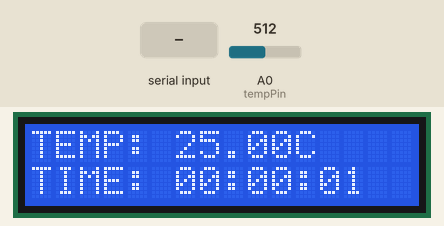
A sketch run on a simulated Arduino Uno, built with avr-gcc and run on an emulated ATmega328P. Parts: 16×2 character LCD. Inputs (shaded band) come from the test bench; at power-on: A0 (tempPin) = 512. What the sketch prints to the serial monitor is not drawn.

Above: at 6.1 s.
6.2 s: A0 (tempPin) set to 667
At 7.4 s:
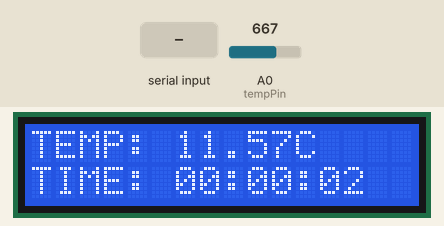
8.4 s: A0 (tempPin) set to 699
At 11.3 s:
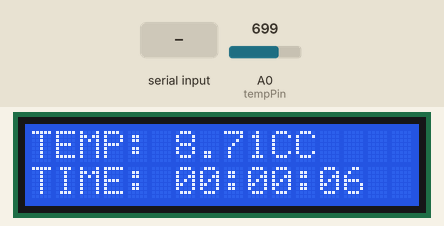
11.4 s: "90,45\n" received over Serial
At 13.4 s:
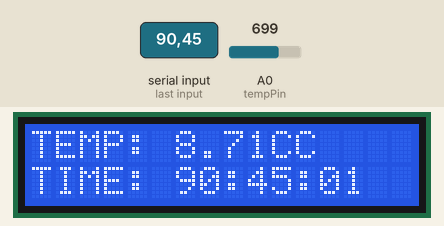
14.4 s: A0 (tempPin) set to 716
At 15.8 s:
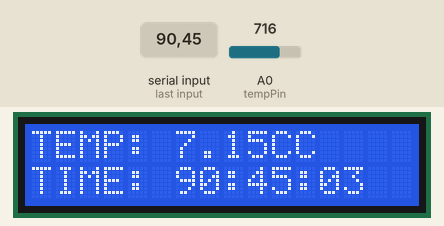
Timing chart, 0 to 17.4 s (numbered marks = the images above; inputs shaded):
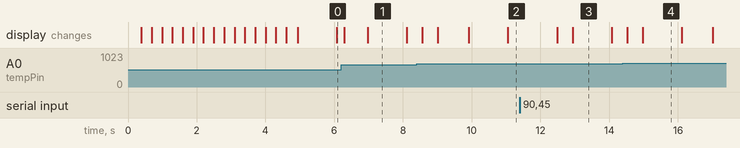

The sketch:

Sketch_18.2_LCD1602_Clock.ino
```cpp
/*
  LCD1602_Clock

  modified 2021/7/1
  by http://www.freenove.com
*/

#include <LiquidCrystal_I2C.h>
#include <FlexiTimer2.h>      // Contains FlexiTimer2 Library

// initialize the library with the numbers of the interface pins
LiquidCrystal_I2C lcd(0x27, 16, 2);
int tempPin = 0;                // define the pin of temperature sensor
float tempVal;                  // define a variable to store temperature value
int hour, minute, second;       // define variables stored record time

void setup() {
  if (!i2CAddrTest(0x27)) {
    lcd = LiquidCrystal_I2C(0x3F, 16, 2);
  }
  lcd.init();                // initialize the lcd
  lcd.backlight();           // Turn on backlight
  startingAnimation();       // display a dynamic start screen
  FlexiTimer2::set(1000, timerInt);  // configure the timer and interrupt function
  FlexiTimer2::start();              // start timer
  Serial.begin(115200);                // initialize serial port with baud rate 9600
  Serial.println("Input hour,minute,second to set time.");
}

void loop() {
  // Get temperature
  tempVal = getTemp();
  if (second >= 60) {       // when seconds is equal to 60, minutes plus 1
    second = 0;
    minute++;
    if (minute >= 60) {     // when minutes is equal to 60, hours plus 1
      minute = 0;
      hour++;
      if (hour >= 24) {     // when hours is equal to 24, hours turn to zero
        hour = 0;
      }
    }
  }
  lcdDisplay();             // display temperature and time information on LCD
  delay(200);
}

void startingAnimation() {
  for (int i = 0; i < 16; i++) {
    lcd.scrollDisplayRight();
  }
  lcd.print("starting...");
  for (int i = 0; i < 16; i++) {
    lcd.scrollDisplayLeft();
    delay(300);
  }
  lcd.clear();
}
// the timer interrupt function of FlexiTimer2 is executed every 1s
void timerInt() {
  second++;       // second plus 1
}
// serial port interrupt function
void serialEvent() {
  int inInt[3];  // define an array to save the received serial data
  while (Serial.available()) {
    for (int i = 0; i < 3; i++) {
      inInt[i] = Serial.parseInt();  // receive 3 integer data
    }
    // print the received data for confirmation
    Serial.print("Your input is: ");
    Serial.print(inInt[0]);
    Serial.print(", ");
    Serial.print(inInt[1]);
    Serial.print(", ");
    Serial.println(inInt[2]);
    // use received data to adjust time
    hour = inInt[0];
    minute = inInt[1];
    second = inInt[2];
    // print the modified time
    Serial.print("Time now is: ");
    Serial.print(hour / 10);
    Serial.print(hour % 10);
    Serial.print(':');
    Serial.print(minute / 10);
    Serial.print(minute % 10);
    Serial.print(':');
    Serial.print(second / 10);
    Serial.println(second % 10);
  }
}
// function used by LCD1602 to display time and temperature
void lcdDisplay() {
  lcd.setCursor(0, 0);  // set the cursor to (0,0) (first column,first row).
  lcd.print("TEMP: ");  // display temperature information
  lcd.print(tempVal);
  lcd.print("C");
  lcd.setCursor(0, 1);  // set the cursor to (0,1) (first column,second row)
  lcd.print("TIME: ");  // display time information
  lcd.print(hour / 10);
  lcd.print(hour % 10);
  lcd.print(':');
  lcd.print(minute / 10);
  lcd.print(minute % 10);
  lcd.print(':');
  lcd.print(second / 10);
  lcd.print(second % 10);
}
// function used to get temperature
float getTemp() {
  // Convert analog value of tempPin into digital value
  int adcVal = analogRead(tempPin);
  // Calculate voltage
  float v = adcVal * 5.0 / 1024;
  // Calculate resistance value of thermistor
  float Rt = 10 * v / (5 - v);
  // Calculate temperature (Kelvin)
  float tempK = 1 / (log(Rt / 10) / 3950 + 1 / (273.15 + 25));
  // Calculate temperature (Celsius)
  return tempK - 273.15;
}

bool i2CAddrTest(uint8_t addr) {
  Wire.begin();
  Wire.beginTransmission(addr);
  if (Wire.endTransmission() == 0) {
    return true;
  }
  return false;
}
```

Measured:
- the behaviour switches between 684 and 685 on A0 (tempPin) (found by bisection; images 1 and 2)
- after the input at 8.4 s, the display: first changes after 0.16 s (image 2 shows a later state)
- what the display in image 1 shows lasts 1.1 s, from 7.0 s to 8.1 s
